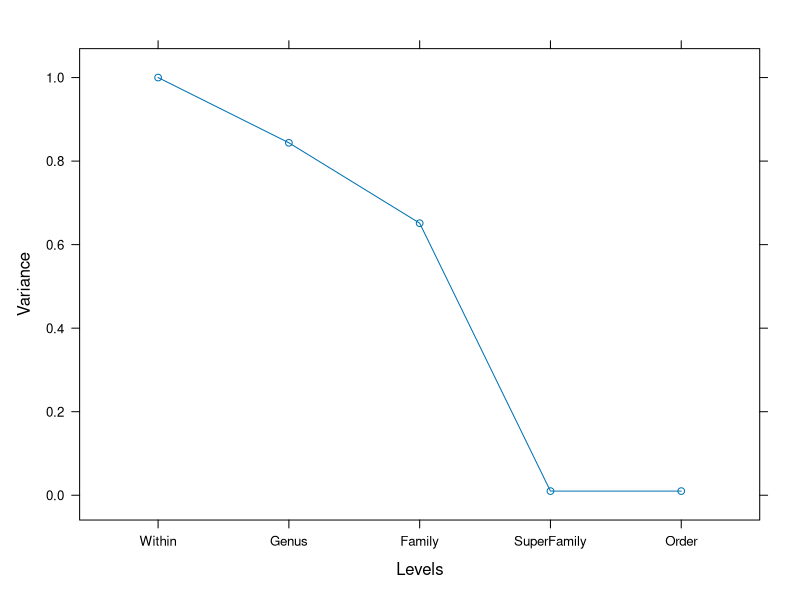

This figure's R source:
library(ape)


### Name: varcomp
### Title: Compute Variance Component Estimates
### Aliases: varcomp
### Keywords: regression dplot

### ** Examples

data(carnivora)
library(nlme)
m <- lme(log10(SW) ~ 1, random = ~ 1|Order/SuperFamily/Family/Genus, data=carnivora)
v <- varcomp(m, TRUE, TRUE)
plot(v)
